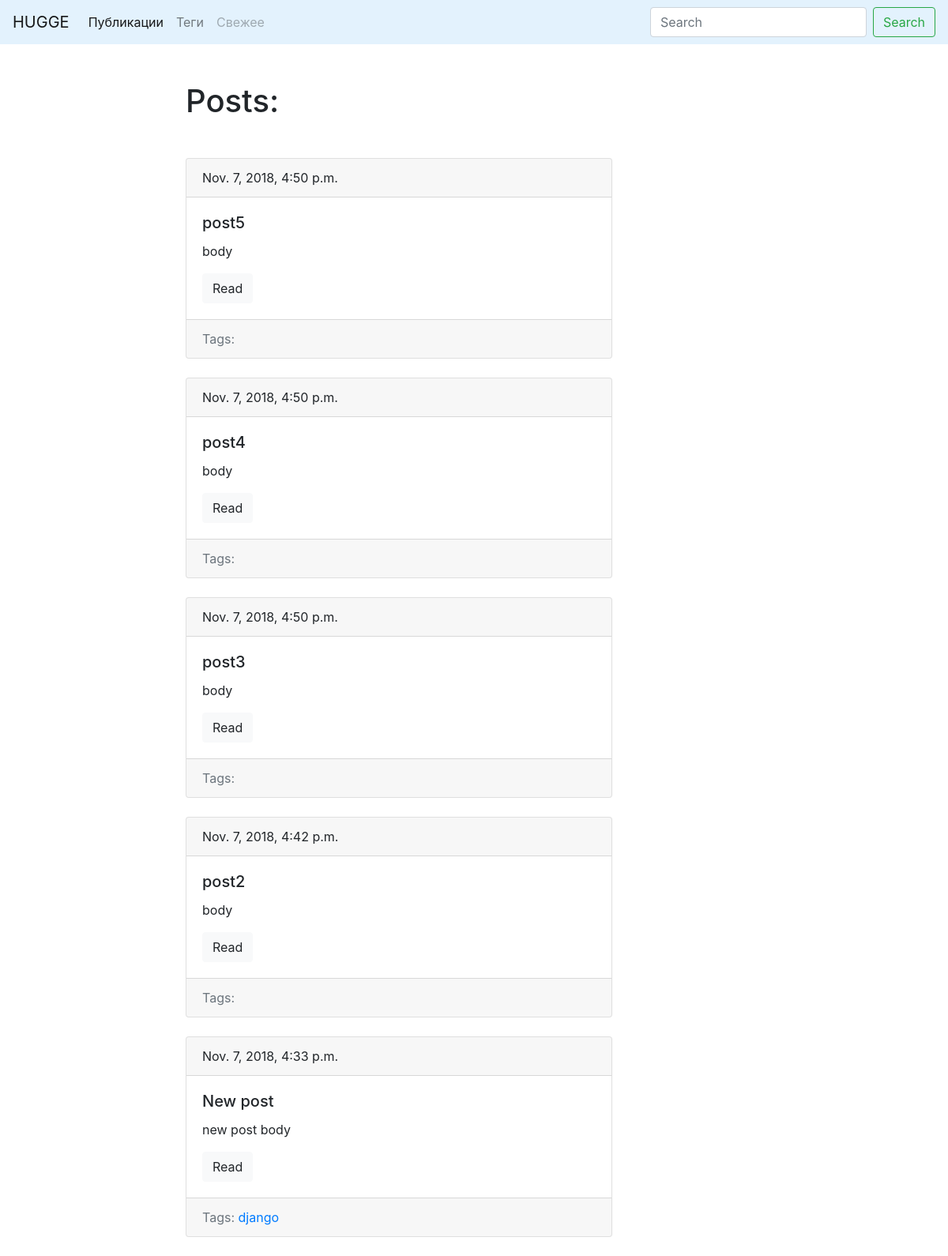
The app's page /tail/, older data.
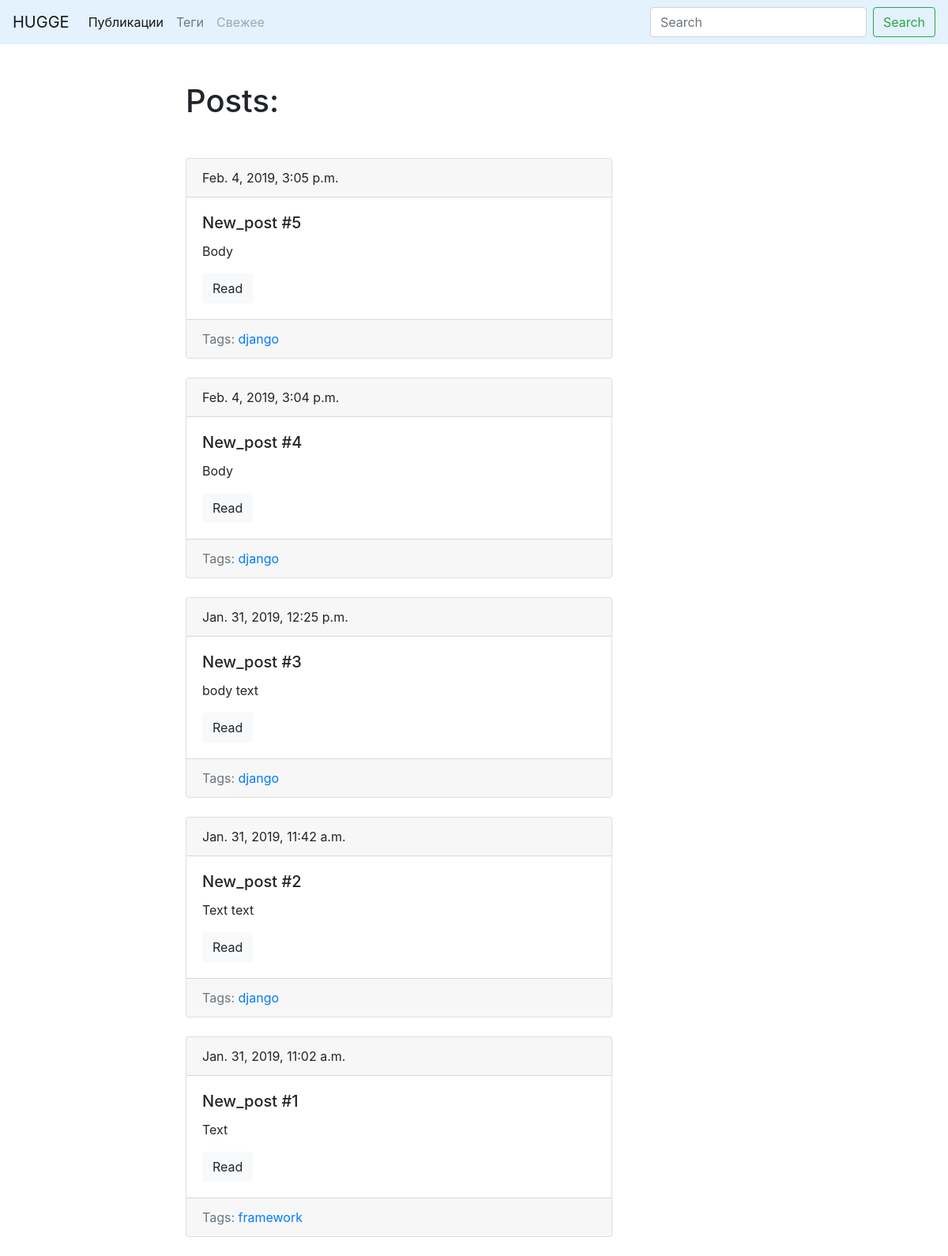
The same page, newer data.
### tail/models.py (models this page shows, shortened)
class Post(models.Model):
	title = models.CharField(max_length=150, db_index=True)
	slug = models.SlugField(max_length=150, blank=True, unique=True)
	body = models.TextField(max_length=150, db_index=True)
	tags = models.ManyToManyField('Tag', blank=True, related_name='posts')
	date_pub = models.DateTimeField(auto_now_add=True)
	def get_absolute_url(self):
		return reverse('post_detail_url', kwargs={'slug': self.slug})
	class Meta:
		ordering = ['-date_pub']

class Tag(models.Model):
	title = models.CharField(max_length=50)
	slug = models.SlugField(max_length=50, unique=True)
	def get_absolute_url(self):
		return reverse('tag_detail_url', kwargs={'slug': self.slug})
	class Meta:
		ordering = ['title']

### tail/views.py (the view)
# urls.py: path('', posts_list, name='posts_list_url'),
def posts_list(request):
	search_querty = request.GET.get('search', '')
	if search_querty:
		posts = Post.objects.filter(Q(title__icontains=search_querty) | Q(body__icontains=search_querty))
	else:
		posts = Post.objects.all()
	paginator = Paginator(posts, 10)
	page_number = request.GET.get('page', 1)
	page = paginator.get_page(page_number)
	is_paginated = page.has_other_pages()
	if page.has_previous():
		prev_url = '?page={}'.format(page.previous_page_number())
	else:
		prev_url = ''
	if page.has_next():
		next_url = '?page={}'.format(page.next_page_number())
	else:
		next_url = ''
	context = {
		'page_object': page,
		'is_paginated': is_paginated,
		'next_url': next_url,
		'prev_url': prev_url
	}
	return render(request, 'tail/index.html', context=context)

### tail/templates/tail/index.html (shortened to what this page needs)
{% extends 'tail/pageTail0.html' %}
{% block content %}
	<h1 class="mb-5">Posts:</h1>
  {% for post in page_object.object_list %}
    {% include 'tail/includes/post_card_template.html' %}
  {% endfor %}
{% endblock %}

### tail/templates/tail/includes/post_card_template.html
<div class="card mb-4">
   <div class="card-header">
   	{{ post.date_pub }}
   </div>
    <div class="card-body">
      <h5 class="card-title">{{ post.title }}</h5>
      <p class="card-text">{{ post.body|truncatewords:15 }}</p>
      <a href="{{ post.get_absolute_url }}" class="btn btn-light">Read</a>
    </div>
    <div class="card-footer text-muted">
		Tags:
		{% for tag in post.tags.all %}
			<a href="{{ tag.get_absolute_url }}">{{ tag.title }}</a>
		{% endfor %}
  </div>
</div>

Row changes from the older to the newer data that the page shows:
removed Post: date_pub "Nov. 7, 2018, 4:50 p.m.", title "post5", body "body"
removed Post: date_pub "Nov. 7, 2018, 4:50 p.m.", title "post4", body "body"
removed Post: date_pub "Nov. 7, 2018, 4:50 p.m.", title "post3", body "body"
removed Post: date_pub "Nov. 7, 2018, 4:42 p.m.", title "post2", body "body"
removed Post: date_pub "Nov. 7, 2018, 4:33 p.m.", title "New post", body "new post body", Tag (title "django")
added Post: date_pub "Feb. 4, 2019, 3:05 p.m.", title "New_post #5", body "Body", Tag (title "django")
added Post: date_pub "Feb. 4, 2019, 3:04 p.m.", title "New_post #4", body "Body", Tag (title "django")
added Post: date_pub "Jan. 31, 2019, 12:25 p.m.", title "New_post #3", body "body text", Tag (title "django")
added Post: date_pub "Jan. 31, 2019, 11:42 a.m.", title "New_post #2", body "Text text", Tag (title "django")
added Post: date_pub "Jan. 31, 2019, 11:02 a.m.", title "New_post #1", body "Text"
now on this page (row unchanged): Tag: title "framework", shown under "Jan. 31, 2019, 11:02 a.m."
